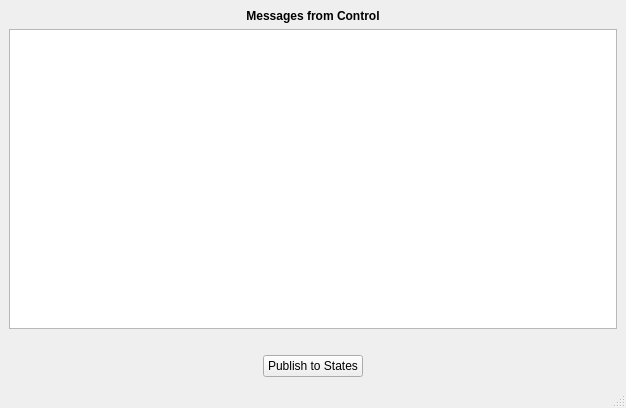
<?xml version="1.0" encoding="UTF-8"?>
<ui version="4.0">
 <class>MainWindow</class>
 <widget class="QMainWindow" name="MainWindow">
  <property name="geometry">
   <rect>
    <x>0</x>
    <y>0</y>
    <width>626</width>
    <height>408</height>
   </rect>
  </property>
  <property name="windowTitle">
   <string>MQTT Tool</string>
  </property>
  <widget class="QWidget" name="centralwidget">
   <layout class="QVBoxLayout" name="verticalLayout">
    <item>
     <widget class="QLabel" name="label">
      <property name="font">
       <font>
        <weight>75</weight>
        <bold>true</bold>
       </font>
      </property>
      <property name="text">
       <string>Messages from Control</string>
      </property>
      <property name="alignment">
       <set>Qt::AlignCenter</set>
      </property>
     </widget>
    </item>
    <item>
     <widget class="QTextEdit" name="textEdit">
      <property name="readOnly">
       <bool>true</bool>
      </property>
     </widget>
    </item>
    <item>
     <spacer name="verticalSpacer">
      <property name="orientation">
       <enum>Qt::Vertical</enum>
      </property>
      <property name="sizeType">
       <enum>QSizePolicy::Preferred</enum>
      </property>
      <property name="sizeHint" stdset="0">
       <size>
        <width>17</width>
        <height>20</height>
       </size>
      </property>
     </spacer>
    </item>
    <item>
     <layout class="QHBoxLayout" name="horizontalLayout">
      <item>
       <spacer name="horizontalSpacer_2">
        <property name="orientation">
         <enum>Qt::Horizontal</enum>
        </property>
        <property name="sizeHint" stdset="0">
         <size>
          <width>40</width>
          <height>20</height>
         </size>
        </property>
       </spacer>
      </item>
      <item>
       <widget class="QPushButton" name="pushButton">
        <property name="minimumSize">
         <size>
          <width>100</width>
          <height>0</height>
         </size>
        </property>
        <property name="maximumSize">
         <size>
          <width>400</width>
          <height>16777215</height>
         </size>
        </property>
        <property name="text">
         <string>Publish to States</string>
        </property>
       </widget>
      </item>
      <item>
       <spacer name="horizontalSpacer">
        <property name="orientation">
         <enum>Qt::Horizontal</enum>
        </property>
        <property name="sizeHint" stdset="0">
         <size>
          <width>40</width>
          <height>20</height>
         </size>
        </property>
       </spacer>
      </item>
     </layout>
    </item>
   </layout>
  </widget>
  <widget class="QMenuBar" name="menubar">
   <property name="geometry">
    <rect>
     <x>0</x>
     <y>0</y>
     <width>626</width>
     <height>18</height>
    </rect>
   </property>
  </widget>
  <widget class="QStatusBar" name="statusbar"/>
 </widget>
 <resources/>
 <connections/>
</ui>
